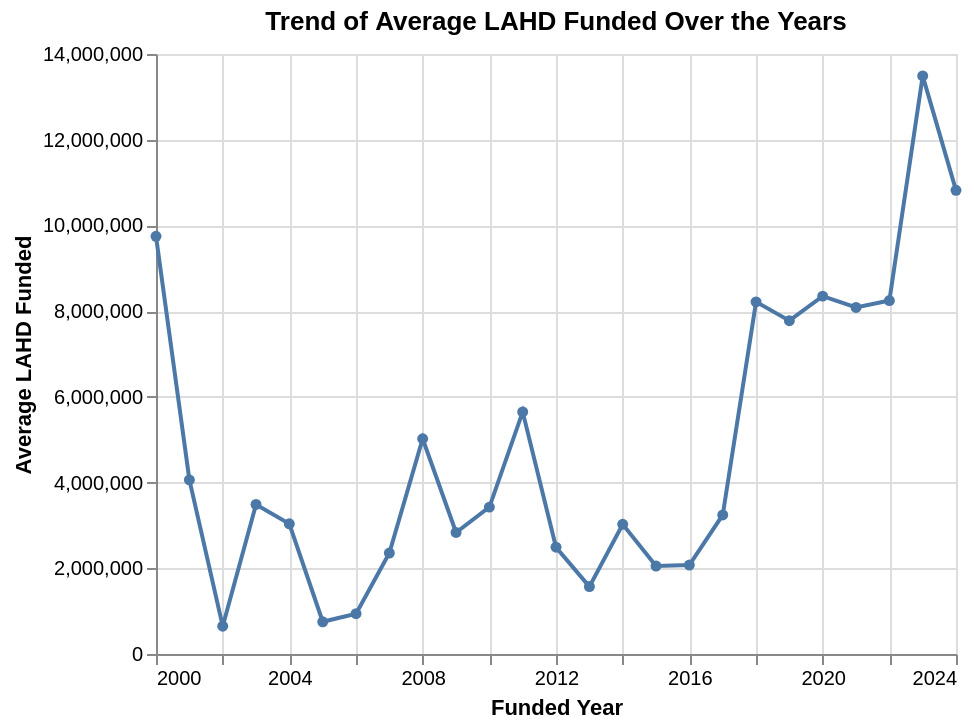

Notebook source saved alongside this figure:
### Code cell
chart4

### Figure 1 — Vega-Lite specification as saved in the notebook (floating-point values rounded to 4 significant figures; data arrays with more than 128 entries replaced by an {"elided": "..."} marker saying what was removed)
{"config": {"view": {"continuousWidth": 400, "continuousHeight": 300}}, "data": {"name": "data-5ff5b857bad088e74745696322fee5d7"}, "mark": {"type": "line", "point": true}, "encoding": {"tooltip": [{"field": "DATE FUNDED", "timeUnit": "year", "type": "temporal"}, {"aggregate": "mean", "field": "LAHD FUNDED", "type": "quantitative"}], "x": {"field": "DATE FUNDED", "timeUnit": "year", "title": "Funded Year", "type": "temporal"}, "y": {"aggregate": "mean", "field": "LAHD FUNDED", "title": "Average LAHD Funded", "type": "quantitative"}}, "title": "Trend of Average LAHD Funded Over the Years", "$schema": "https://vega.github.io/schema/vega-lite/v4.17.0.json", "datasets": {"data-5ff5b857bad088e74745696322fee5d7": {"elided": "594 records"}}}
